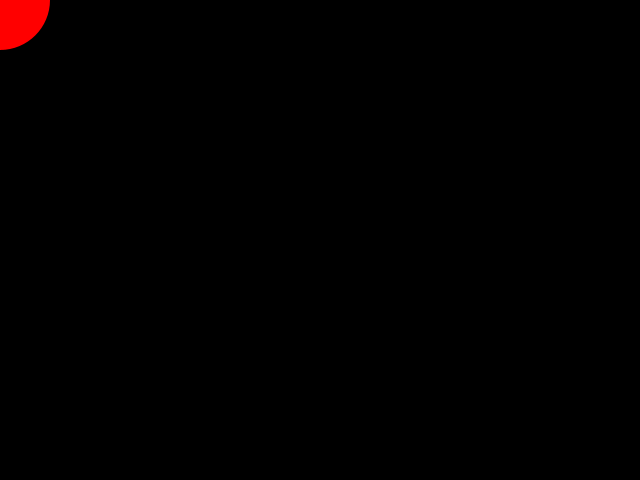
Frame 1 (no input)
Frame 60 (the mouse pressed at the canvas centre just before this capture): identical to frame 1, image omitted
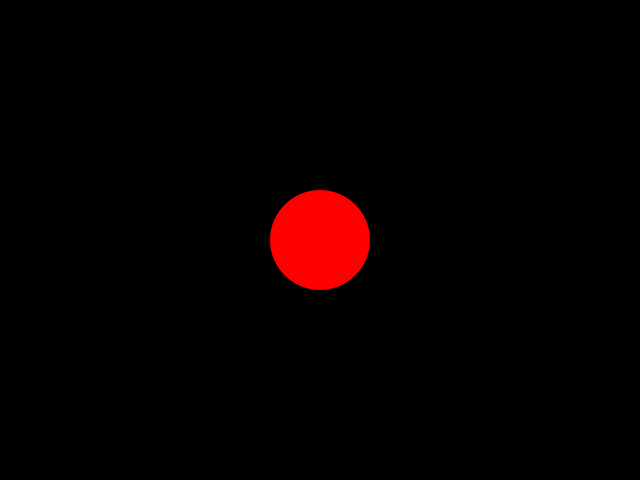
Frame 120 (the mouse held since frame 60 and released just before this capture)

The Processing sketch that drew these frames (run headless with seeded random() and noise(); from frame 60 on, the mouse is pressed at the canvas centre):

// Processing sketch: javascript_slider
// ── javascript_slider.pde
float scale=1;
color theColor=color(255);
void setup() {
  size(640, 480);
  setScale(100);
  setColor(color(255, 0, 0));
}

void draw() {
  background(0);
  noStroke();
  fill(theColor); 
  ellipse(mouseX, mouseY, scale, scale);
}
void setScale(float s) {
  scale=s;
}
void setColor(color c) {
  if (c<0) {
    theColor=c;
  }
  else {
    theColor=unhex("FF"+c);
  }
}
